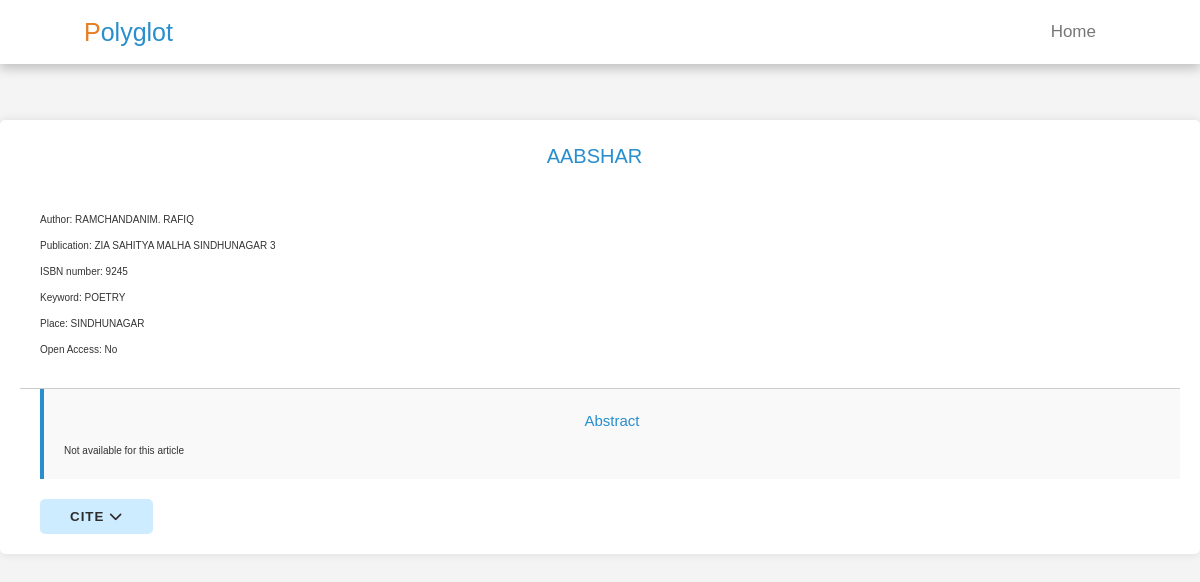
The page /literaryDesc/1 on the database its author committed.
### citation/models.py (models this page shows)
class literary_work(models.Model):
    name=models.CharField(max_length=255)
    isbn_no=models.CharField(max_length=25)
    author_name=models.CharField(max_length=255)
    publisher=models.CharField(max_length=255)
    language1=models.CharField(max_length=255)
    others=models.TextField()
    lang=models.ForeignKey(language,on_delete=models.CASCADE)

### citation/views.py (the view)
# urls.py: path('literaryDesc/<int:id>',views.sindhidesc, name="sindhidesc"),
def sindhidesc(request,id):
    obj=literary_work.objects.filter(id=id)[0]
    st=obj.others
    lis=st.split('#')
    author = obj.author_name
    book_title = obj.name
    publication = obj.publisher
    isbn = obj.isbn_no
    keyword = lis[0]
    place = lis[1]
    citation = f"{author}. \"{book_title},\" {publication}, {keyword}, ISBN: {isbn}, {place}."
    context={
        'data':obj,
        'list':lis,
        'citation':citation
    }
    return render(request,"citation/sindhidesc.html",context)

### templates/citation/sindhidesc.html (shortened to what this page needs)
{% load static %}
<!DOCTYPE html>
<html lang="en">
  <head>
    <link
      rel="stylesheet"
      href="https://cdnjs.cloudflare.com/ajax/libs/font-awesome/6.1.1/css/all.min.css"
    />
  </head>
  <body>
    <header class="header">
      <a href="/" class="logo"><span>P</span>olyglot</a>
      <nav class="navbar">
        <a href="/">Home</a>
      </nav>
    </header>
    <div class="container">
      <h1>{{ data.name }}</h1>
      <div class="book-info">
        <p><strong>Author:</strong> {{ data.author_name }}</p>
        <p><strong>Publication:</strong> {{ data.publisher }}</p>
        <p><strong>ISBN number:</strong> {{ data.isbn_no }}</p>
        {% for da in list %}
        <p>{{da}}</p>
        {% endfor %}
        <p><strong>Open Access:</strong> No</p>
      </div>
      <div class="abstract">
        <h2>Abstract</h2>
        <p>Not available for this article</p>
      </div>
      <button class="collapsible" onclick="toggleCitation()">
        Cite <i class="fa-solid fa-chevron-down"></i>
      </button>
    </div>
  </body>
</html>

### templates/citation/sindhidesc.html (style rules this page uses)
:root { --orange: #e67e22; --black: #333; --blue: #288ecd; --light-color: #777; --border: 0.1rem solid rgba(0, 0, 0, 0.2); --box-shadow: 0 0.5rem 1rem rgba(0, 0, 0, 0.2); }
* { margin: 0; padding: 0; box-sizing: border-box; outline: none; border: none; text-decoration: none; font-family: Verdana, Geneva, Tahoma, sans-serif; font-weight: lighter; }
html { font-size: 62.5%; overflow-x: hidden; scroll-behavior: smooth; scroll-padding-top: 6rem; }
body { font-family: "Segoe UI", Tahoma, Geneva, Verdana, sans-serif; background-color: #f4f4f4; color: #333; line-height: 1.6; margin: 0; padding: 0; }
.header { position: fixed; top: 0; left: 0; right: 0; z-index: 1000; background: #fff; box-shadow: var(--box-shadow); display: flex; align-items: center; padding: 1.2rem 7%; }
.header .logo { color: var(--blue); font-size: 2.5rem; margin-right: auto; }
.header .logo span { color: var(--orange); }
.header .navbar a { color: var(--light-color); margin-right: 2rem; font-size: 1.7rem; text-transform: capitalize; }
.container { max-width: 1200px; margin: 20px auto; margin-top: 15vh; padding: 20px; background-color: #fff; border-radius: 5px; box-shadow: 0 0 10px rgba(0, 0, 0, 0.1); }
h1, h2 { text-align: center; margin-bottom: 20px; color: var(--blue); }
.book-info { padding: 20px; border-bottom: 1px solid #ccc; }
.book-info p { margin-bottom: 10px; }
.abstract { margin-left: 20px; margin-bottom: 20px; padding: 20px; background-color: #f9f9f9; border-left: 4px solid var(--blue); }
.abstract h2 { margin-bottom: 10px; color: var(--blue); }
.collapsible { padding: 10px 30px; border: 10px; margin-left: 20px; border-radius: 5px; cursor: pointer; color: #2d2d2d; background-color: #ceecff; text-transform: uppercase; font-weight: bold; letter-spacing: 1px; transition: max-height 0.3s ease-out; overflow: hidden; }

### rows shown on the page
literary_work: name "AABSHAR", author_name "RAMCHANDANIM. RAFIQ", publisher "ZIA SAHITYA MALHA SINDHUNAGAR 3", isbn_no "9245"

### other values the page prints
{{ da }} "Keyword: POETRY" "Place: SINDHUNAGAR"
